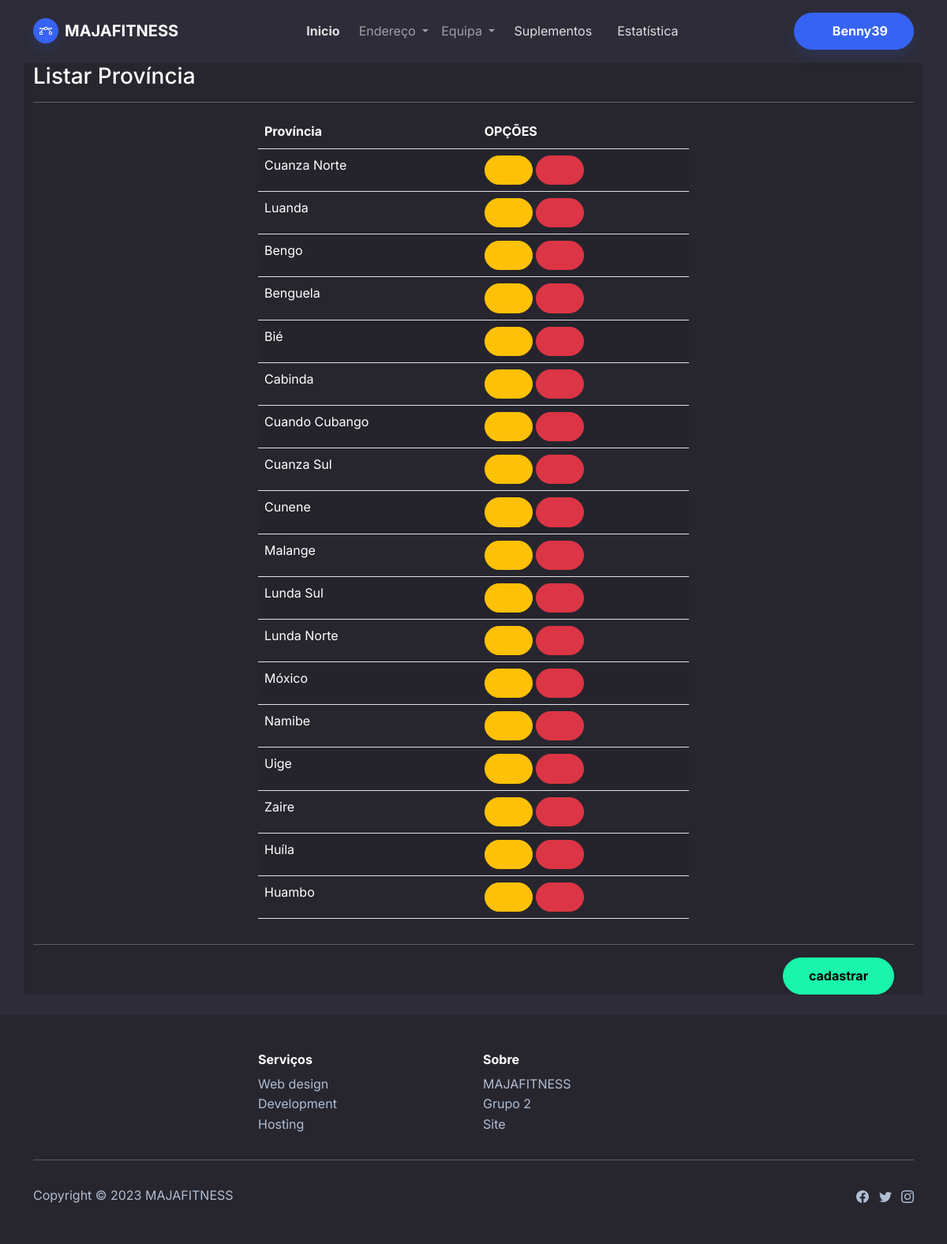
The page /listar/provincia (signed in) on the database its author committed.
### cadastros/models.py (models this page shows, shortened)
class Provincia(models.Model):
    nome = models.CharField(max_length=100, unique=True)

### cadastros/views.py (the view)
# urls.py: path("listar/provincia", ProvinciaListar.as_view(), name="listar-provincia"),
class ProvinciaListar(GroupRequiredMixin, LoginRequiredMixin, ListView):
    model = Provincia
    template_name="listarProvincia.html"
    group_required = u"admin"
    def get_context_data(self, *args, **kwargs):
        context = super().get_context_data(*args, **kwargs)
        context["titulo"] = "Listar Província"
        return context

### cadastros/templates/listarProvincia.html (shortened to what this page needs)
{% extends 'index.html' %}
{% load static %}
{% load crispy_forms_tags %}
{% block conteudo %}
<div class="container bg-dark">
    <h3 class="title">{{ titulo }}</h3>
    <hr>
    <div class="row">
        <div class="col-md-3">
        </div>
        <div class="col-md-6">
            <table class="table table-striped table-hover table-condesed" id="tabela">
                <thead>
                    <tr>
                        <th>Província</th>
                        <th>OPÇÕES</th>
                    </tr>
                </thead>
                <tbody>
                    {% for Provincia in object_list %}
                    <tr>
                        <td>{{ Provincia.nome }}</td>
                        <td>
                            <a href="{% url 'editar-provincia' Provincia.pk %}" class="btn btn-warning btn-sm" data-toggle="tooltip" title="Editar">
                                <i class="fa fa-edit"></i>
                            </a>
                            <a href="{% url 'excluir-provincia' Provincia.pk %}" class="btn btn-danger btn-sm" data-toggle="tooltip" title="Excluir">
                                <i class="fa fa-trash"></i>
                            </a>
                        </td>
                    </tr>
                {% endfor %}
            </table>
        </div>
        <div class="col-md-3">
        </div>
    </div>
        <hr>
        <div class="row">
            <div class="col-md-4">
            </div>
            <div class="col-md-6">
            </div>
            <div class="col-md-2">
                <a href="{% url 'cadastrar-provincia' %}" type="button" class="btn btn-success">
                    cadastrar
                </a>
            </div>
        </div>
</div>
<br>
{% endblock %}

### paginas/templates/index.html (shortened to what this page needs)
{% load static %}
<!DOCTYPE html>
<html lang="pt-br">
<head>
    <link rel="stylesheet" href="{% static 'assets/bootstrap/css/bootstrap.min.css' %}">
    <link rel="stylesheet" href="{% static 'fontawesome/css/all.css' %}">
    <link rel="stylesheet" href="{% static 'DataTables/datatables.min.css' %}">
    <link rel="stylesheet" href="{% static 'estilo.css' %}">
</head>
<body style="/*background: url(&quot;design.jpg&quot;);*/background-position: 0 -60px;">
{% block nav %}
{% if request.user.is_authenticated %}
    <nav class="navbar navbar-dark navbar-expand-md sticky-top navbar-shrink py-3" id="mainNav">
        <div class="container"><a class="navbar-brand d-flex align-items-center" href="/"><span class="bs-icon-sm bs-icon-circle bs-icon-primary shadow d-flex justify-content-center align-items-center me-2 bs-icon">
                    </span><span>MAJAFITNESS</span></a>
            <div class="collapse navbar-collapse" id="navcol-1">
                <ul class="navbar-nav mx-auto">
                    <li class="nav-item"><a class="nav-link active" href="{% url 'index' %}">Inicio</a></li>
                    <div class="dropdown">
                        <li class="nav-item" href="#" data-bs-toggle="dropdown">
                            <a href="#" class="nav-link dropdown-toggle">
                                 Endereço
                            </a>
                        </li>
                    </div>
                    <div class="dropdown">
                        <li class="nav-item" href="#" data-bs-toggle="dropdown">
                            <a href="#" class="nav-link dropdown-toggle">
                                 Equipa
                            </a>
                        </li>
                    </div>
                    <li class="nav-item"><a class="nav-link" href="{% url 'suplemento' %}">Suplementos</a></li>
                    <li class="nav-item"><a class="nav-link" href="{% url 'estatistica' %}">Estatística</a></li>
                </ul><a class="btn btn-primary shadow" role="button" href="{% url 'logout' %}"><i class="fa fa-user"></i> {{ request.user }}</a>
            </div>
        </div>
    </nav>
{% endif %}
{% endblock %}
{% block conteudo %}{% endblock %}
{% block footer %}
    <footer class="bg-dark">
        <div class="container py-4 py-lg-5">
            <div class="row justify-content-center">
                <div class="col-sm-4 col-md-3 text-center text-lg-start d-flex flex-column item">
                    <h3 class="fs-6 fw-bold">Serviços</h3>
                    <ul class="list-unstyled">
                        <li><a href="#">Web design</a></li>
                        <li><a href="#">Development</a></li>
                        <li><a href="#">Hosting</a></li>
                    </ul>
                </div>
                <div class="col-sm-4 col-md-3 text-center text-lg-start d-flex flex-column item">
                    <h3 class="fs-6 fw-bold">Sobre</h3>
                    <ul class="list-unstyled">
                        <li><a href="#">MAJAFITNESS</a></li>
                        <li><a href="#">Grupo 2</a></li>
                        <li><a href="#">Site</a></li>
                    </ul>
                </div>
            </div>
            <hr>
            <div class="text-muted d-flex justify-content-between align-items-center pt-3">
                <p class="mb-0">Copyright © 2023 MAJAFITNESS</p>
                <ul class="list-inline mb-0">
                    <li class="list-inline-item"></li>
                    <li class="list-inline-item"></li>
                    <li class="list-inline-item"></li>
                </ul>
            </div>
        </div>
    </footer>
{% endblock %}
</body>
</html>

### rows shown on the page
Provincia: nome "Cuanza Norte"
Provincia: nome "Luanda"
Provincia: nome "Bengo"
Provincia: nome "Benguela"
Provincia: nome "Bié"
Provincia: nome "Cabinda"
Provincia: nome "Cuando Cubango"
Provincia: nome "Cuanza Sul"
Provincia: nome "Cunene"
Provincia: nome "Malange"
Provincia: nome "Lunda Sul"
Provincia: nome "Lunda Norte"
Provincia: nome "Móxico"
Provincia: nome "Namibe"
Provincia: nome "Uige"
Provincia: nome "Zaire"
Provincia: nome "Huíla"
Provincia: nome "Huambo"

### other values the page prints
{{ request.user }} "Benny39"
{{ titulo }} "Listar Província"
